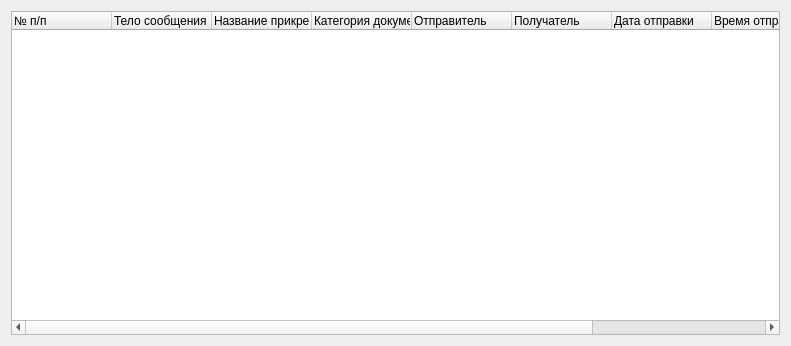
<ui version="4.0" >
 <class>cmd_journal_form</class>
 <widget class="QWidget" name="cmd_journal_form" >
  <property name="geometry" >
   <rect>
    <x>0</x>
    <y>0</y>
    <width>791</width>
    <height>346</height>
   </rect>
  </property>
  <property name="windowTitle" >
   <string>Журнал входящих и исходящих распоряжений</string>
  </property>
  <layout class="QGridLayout" name="gridLayout" >
   <item row="0" column="0" colspan="2" >
    <widget class="QTreeWidget" name="treeWidget" >
     <column>
      <property name="text" >
       <string>№ п/п</string>
      </property>
     </column>
     <column>
      <property name="text" >
       <string>Тело сообщения</string>
      </property>
     </column>
     <column>
      <property name="text" >
       <string>Название прикрепленного документа</string>
      </property>
     </column>
     <column>
      <property name="text" >
       <string>Категория документа</string>
      </property>
     </column>
     <column>
      <property name="text" >
       <string>Отправитель</string>
      </property>
     </column>
     <column>
      <property name="text" >
       <string>Получатель</string>
      </property>
     </column>
     <column>
      <property name="text" >
       <string>Дата отправки</string>
      </property>
     </column>
     <column>
      <property name="text" >
       <string>Время отправки</string>
      </property>
     </column>
     <column>
      <property name="text" >
       <string>Дата получения</string>
      </property>
     </column>
     <column>
      <property name="text" >
       <string>Время получения</string>
      </property>
     </column>
    </widget>
   </item>
  </layout>
 </widget>
 <resources/>
 <connections/>
</ui>
